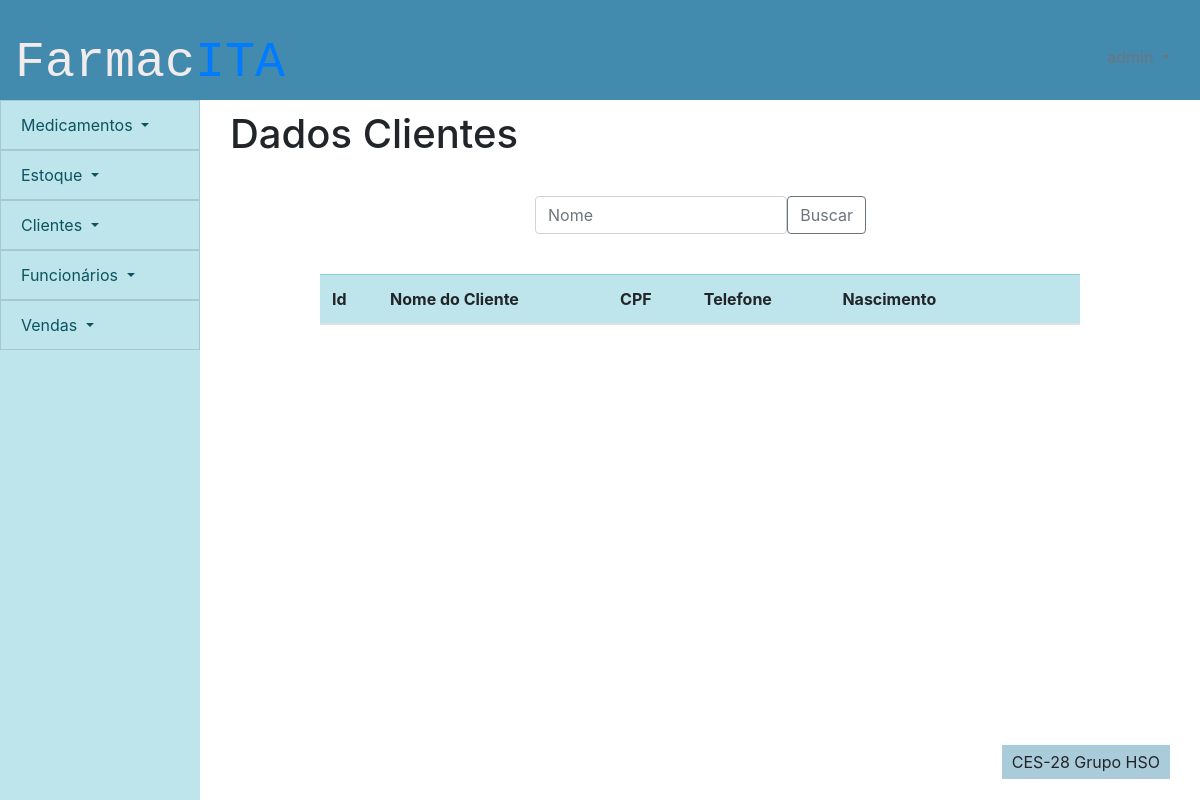
Page /pessoas/editar_cliente (signed in) on the earlier database version.
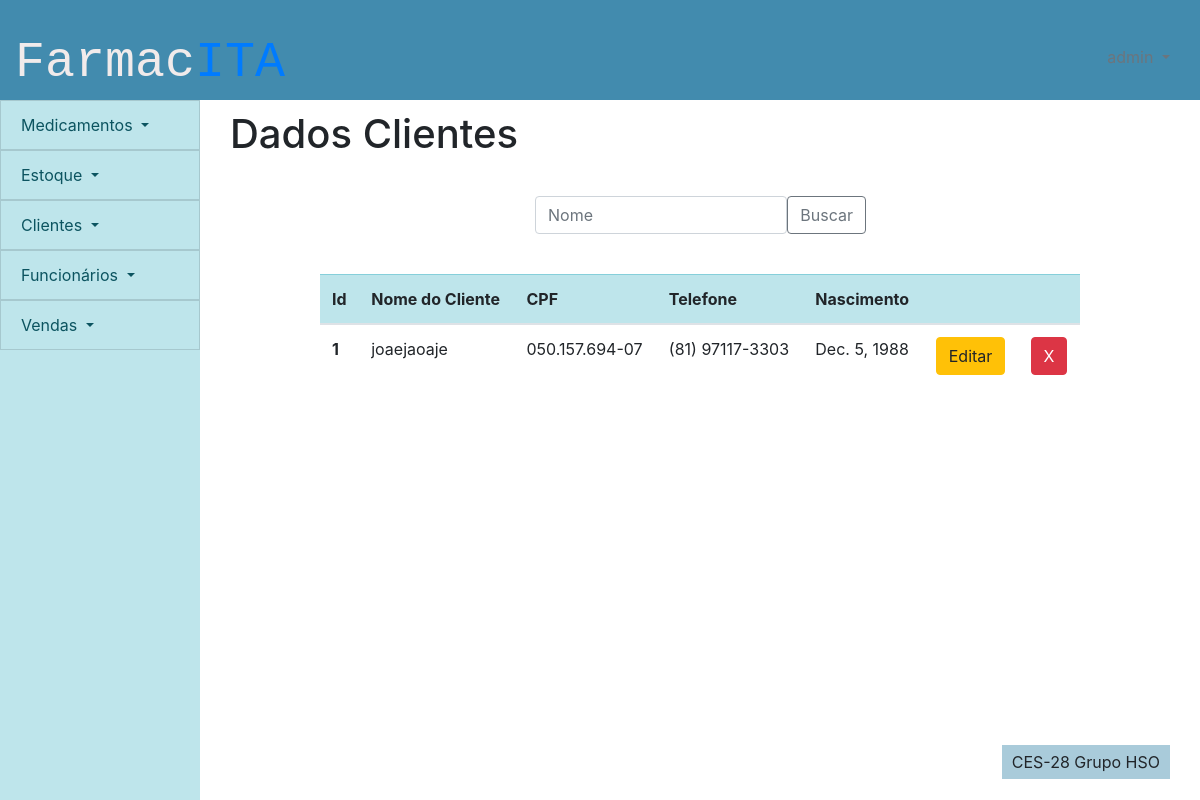
Same page on the later database version.
### pessoas/models.py (models this page shows)
class cliente(models.Model):
    id_cliente = models.AutoField(primary_key=True)
    nome_cliente = models.CharField(max_length=100)
    cpf = models.CharField(max_length=14)
    telefone = models.CharField(max_length=15)
    data_nascimento = models.DateField(default=datetime.now)
    ativo = models.BooleanField(default=True)
    class Meta:
        db_table = 'clientes'

### pessoas/views.py (the view)
# urls.py: path('editar_cliente',views.editar_cliente, name = 'editar_cliente'),
def editar_cliente(request):
    if request.user.is_authenticated:
        editar = False
        lista = cliente.objects.all()
        busca = request.GET.get('buscacliente')
        if busca:
            editar = False
            lista = cliente.objects.filter(nome_cliente__icontains = busca)
        delete = request.GET.get('delete')
        if delete:
            teste = cliente.objects.filter(id_cliente = delete)
            teste.update(ativo = False)
        editando = request.GET.get('edit')
        if editando:
            editar = True
            lista = cliente.objects.filter(id_cliente = editando)
        return render(request,'pessoas/edicao_cliente.html',{'lista':lista,'editar':editar})
    else:
        return failed_login(request)

### frontend/pessoas/edicao_cliente.html (shortened to what this page needs)
{% extends 'template/padrao.html' %}
{% load static %}
{%block titulo-conteudo %}
Dados Clientes
{% endblock %}
{% block content %}
<div>
    <div class="row formulario">
        <div class="col-sm-12">
            <div>
                <form method="GET">
                    <div class="input-group-prepend">
                        <input type="text" class="form-control" placeholder="Nome" name="buscacliente" id="buscacliente">
                    <button class="btn btn-outline-secondary" type="submit" id="button-addon1">Buscar</button>
                    </div>
                    </form>
            </div>
        </div>
    </div>
    <div class="tabela">
        <table class="table table-hover">
            <thead class="table-info">
                <tr>
                    <th scope="col">Id</th>
                    <th scope="col">Nome do Cliente</th>
                    <th scope="col">CPF</th>
                    <th scope="col">Telefone</th>
                    <th scope="col">Nascimento</th>
                    <th></th>
                    <th></th>
                </tr>
            </thead>
            {% for i in lista %}
            {% if i.ativo %}
            <tbody>
                <tr class={{i.id_cliente}}>
                    <th scope="row">{{i.id_cliente}}</th>
                    <td class = "nome">{{i.nome_cliente}}</td>
                    <td class = "cpf">{{i.cpf}}</td>
                    <td class = "telefone">{{i.telefone}}</td>
                    <td class = "nascimento">{{i.data_nascimento}} </td>
                    <td>
                        <form class= "centro">
                            <button value = {{i.id_cliente}} name = 'edit' class="btn btn-warning"  type = "submit" >Editar</button>
                        </form>
                    </td>
                    <td>
                        <form class= "centro">
                            <button  value = {{i.id_cliente}} name = 'delete' class="btn btn-danger botao" type = "submit">X</button>
                        </form>
                    </td>
                </tr>
            </tbody>
            {% endif %}
            {% endfor %}
        </table>
    </div>
</div>
{% endblock %}

Differences in the rows shown:
added cliente: id_cliente "1", nome_cliente "joaejaoaje", cpf "050.157.694-07", telefone "(81) 97117-3303", data_nascimento "Dec. 5, 1988"
